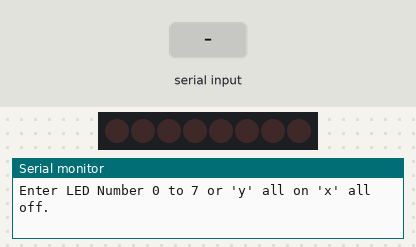
Recording of a sketch running on a simulated Arduino Uno, built with avr-gcc and run on an emulated ATmega328P. Parts: 8 shift-register outputs drawn as a row of LEDs (first output left, lit = HIGH), the last lines printed to the serial monitor. Wiring (inferred from the names in the program): shift register (74HC595): data pin 12; shift clock pin 9; latch pin 11. Wiring (inferred from the signals the program sends): row of LEDs: on Q0, Q1, Q2, Q3, Q4, Q5, Q6, Q7. The test bench sets the inputs (shaded band).

Above: at 1.2 s.
1.3 s: "90,45\n" received over Serial
At 1.6 s:
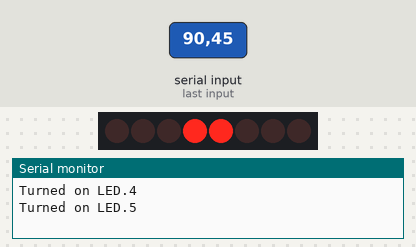
2.8 s: "y90\n" received over Serial
At 3.8 s:
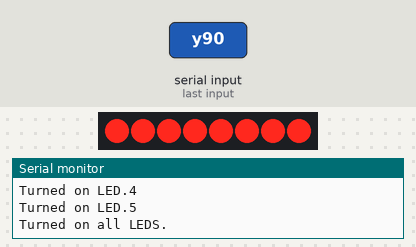
4.3 s: "x90\n" received over Serial
At 5.0 s:
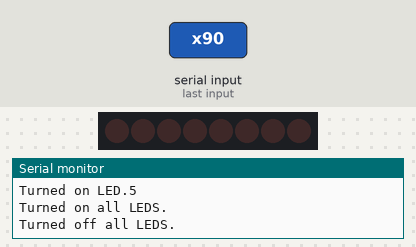
5.8 s: "30,150\n" received over Serial
At 6.2 s:
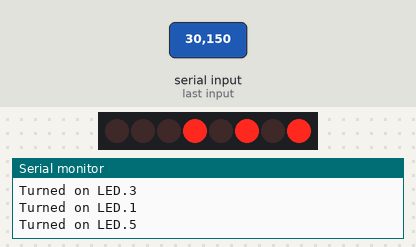
7.3 s: "200\n" received over Serial
At 8.4 s:
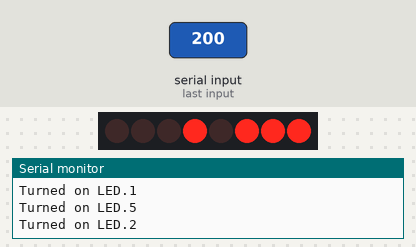
8.8 s: "90,45\n" received over Serial
At 9.7 s:
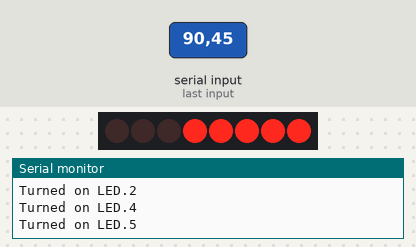
Timing chart, 0 to 11.3 s (numbered marks = the images above; inputs shaded):
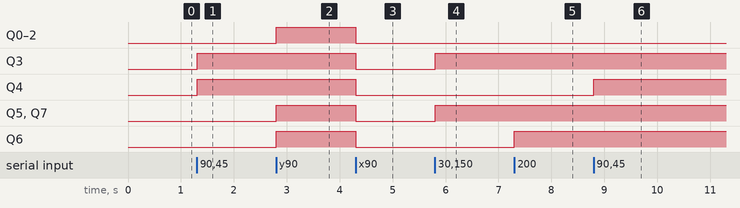

The sketch:

ShiftRegister_SerialMonitor.ino
```cpp
int tDelay = 200;
int rclkPin = 11;
int srclkPin = 9;
int dsPin = 12;

byte leds = B00000000;

void funcShiftReg(byte x) {
  digitalWrite(rclkPin, LOW);
  shiftOut(dsPin, srclkPin, LSBFIRST, x);
  digitalWrite(rclkPin, HIGH);
}

void setup() {
  pinMode(rclkPin, OUTPUT);
  pinMode(dsPin, OUTPUT);
  pinMode(srclkPin, OUTPUT);
  funcShiftReg(leds);
  Serial.begin(9600);
  Serial.println("Enter LED Number 0 to 7 or 'y' all on 'x' all off.");
}

void loop() {
  if (Serial.available() > 0) {
    char val = Serial.read();
    if (val >= '1' && val <= '8') {
      int led = val - '1';
      bitSet(leds, led);
      funcShiftReg(leds);
      Serial.print("Turned on LED.");
      led = val - '0';
      Serial.println(led, DEC);
    } else if (val == 'y') {
      leds = B11111111;
      funcShiftReg(leds);
      Serial.println("Turned on all LEDS.");
    } else if (val == 'x') {
      leds = B00000000;
      funcShiftReg(leds);
      Serial.println("Turned off all LEDS.");
    }
  }
}
```

Measured:
- after the input at 1.3 s, Q3, Q4: LOW → HIGH at once
- after the input at 2.8 s, Q0–2, Q5–7: LOW → HIGH at once
- after the input at 4.3 s, Q0–7: HIGH → LOW at once
- after the input at 5.8 s, Q3, Q5, Q7: LOW → HIGH at once
- after the input at 7.3 s, Q6: LOW → HIGH at once
- after the input at 8.8 s, Q4: LOW → HIGH at once
